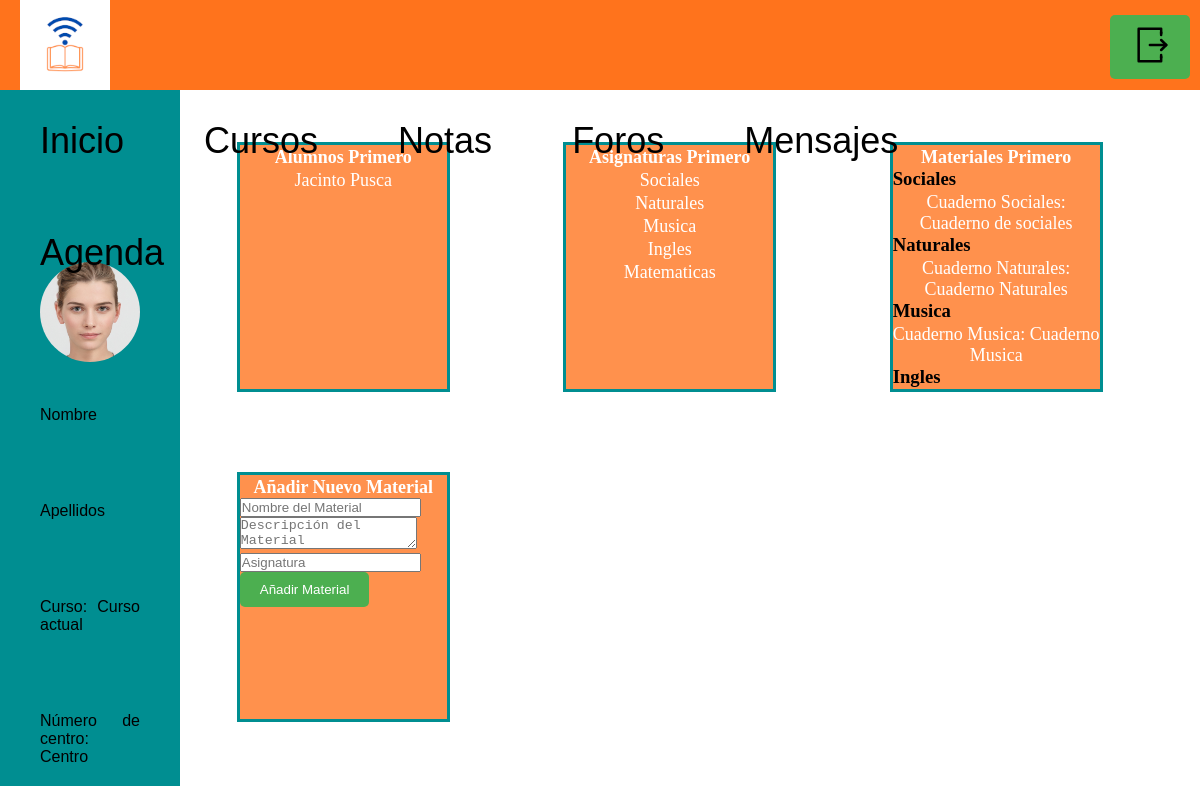
Before: /profesor/gestionCursos1.php with the older database file.
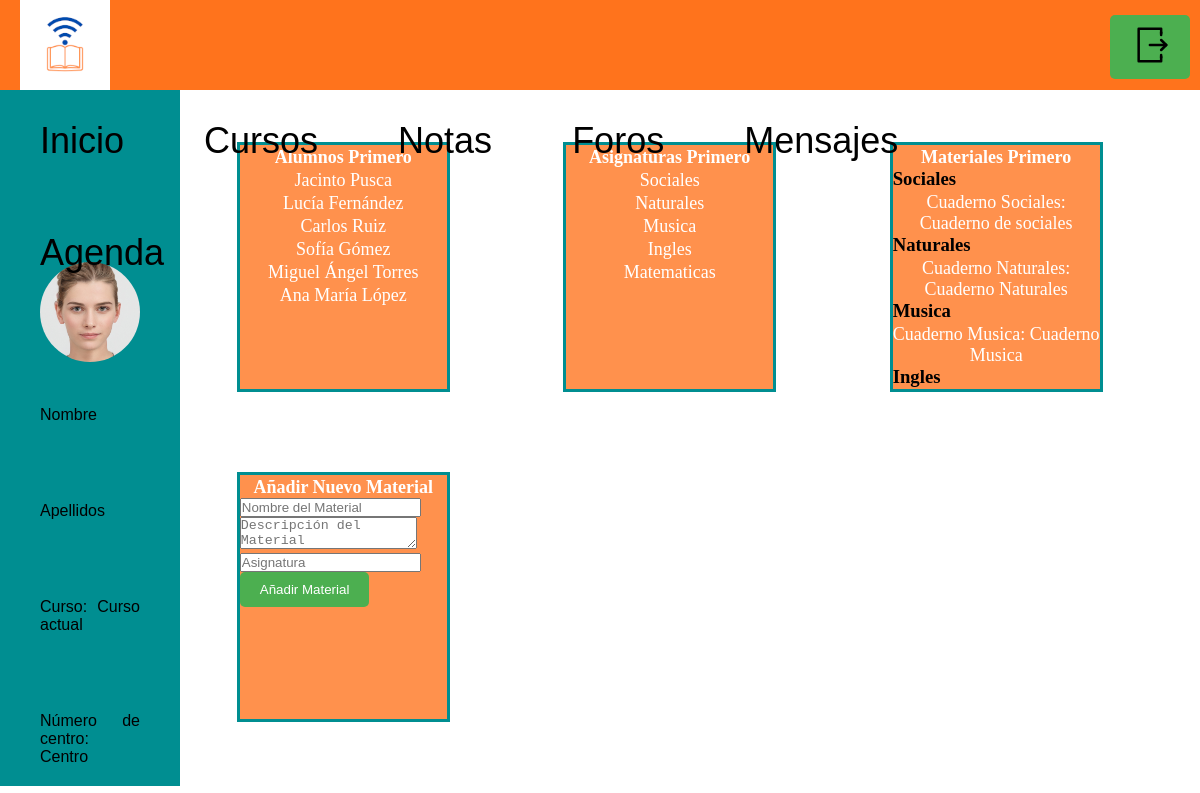
After: the same page with the newer database file.
### tables this page shows
CREATE TABLE IF NOT EXISTS `usuario` (
  `idUsuario` int(11) NOT NULL AUTO_INCREMENT,
  `Nombre` varchar(45) DEFAULT NULL,
  `Apellidos` varchar(45) DEFAULT NULL,
  `contrasena` varchar(45) DEFAULT NULL,
  `tipo` varchar(45) DEFAULT NULL,
  `id_centro` int(11) DEFAULT NULL,
  `cursoActual` varchar(15) NOT NULL,
  PRIMARY KEY (`idUsuario`)
);

CREATE TABLE IF NOT EXISTS `asignatura` (
  `idAsignatura` int(11) NOT NULL AUTO_INCREMENT,
  `Nombre` varchar(45) DEFAULT NULL,
  `Descripcion` varchar(100) DEFAULT NULL,
  `Id_centro` int(11) DEFAULT NULL,
  `Material_idMaterial` int(11) NOT NULL,
  `Nota_idNota` int(11) NOT NULL,
  `Curso` varchar(15) NOT NULL,
  PRIMARY KEY (`idAsignatura`,`Nota_idNota`),
  KEY `fk_Asignatura_Material1_idx` (`Material_idMaterial`),
  KEY `fk_Asignatura_Nota1_idx` (`Nota_idNota`)
);

CREATE TABLE IF NOT EXISTS `material` (
  `idMaterial` int(11) NOT NULL AUTO_INCREMENT,
  `nombre` varchar(45) DEFAULT NULL,
  `descripcion` varchar(45) DEFAULT NULL,
  `fecha_creacion` date DEFAULT NULL,
  `id_profesor` int(11) DEFAULT NULL,
  `idAsignatura` int(11) DEFAULT NULL,
  PRIMARY KEY (`idMaterial`)
);

### profesor/gestionCursos.php (called while the page is built, shortened)
<?php
include_once("../back/connection.php");
function obtenerAlumnosPorCurso($curso) {
    global $con;
    $query = "SELECT Nombre, Apellidos FROM usuario WHERE tipo = 'alumno' AND cursoActual = '$curso'";
    return mysqli_query($con, $query);
}
function obtenerAsignaturasPorCurso($curso) {
    global $con;
    $query = "SELECT Nombre FROM asignatura WHERE Curso = '$curso'";
    return mysqli_query($con, $query);
}
function obtenerMaterialesPorAsignatura($asignatura) {
    global $con;
    $query = "SELECT m.nombre, m.descripcion FROM material m INNER JOIN asignatura a ON m.idAsignatura = a.idAsignatura WHERE a.Nombre = '$asignatura'";
    return mysqli_query($con, $query);
}
?>

### profesor/gestionCursos1.php (the view, shortened to what this page needs)
<?php
include 'gestionCursos.php';
$alumnos = obtenerAlumnosPorCurso("Primero");
$asignaturas = obtenerAsignaturasPorCurso("Primero");
$materialesPorAsignatura = [];
foreach ($asignaturas as $asignatura) {
    $materiales = obtenerMaterialesPorAsignatura($asignatura['Nombre']);
    $materialesPorAsignatura[$asignatura['Nombre']] = $materiales;
}
?>
<!DOCTYPE html>
<html lang="en">
<head>
    <link rel="stylesheet" href="../CSS/stylesres.css">
</head>
<body>
    <div class="contenedor">
        <div class="colDatosPersonales">
        <img class="fotoPersonal" src="../Media/cara_generica.jpg" alt="Foto personal">
<p id="nombre">Nombre</p>
<br>
<p id="apellidos">Apellidos</p>
<br>
<p>Curso: <span id="cursoActual">Curso actual</span></p>
<br>
<p>Número de centro: <span id="centro">Centro</span></p>
        </div>
        <div class="colContenido">
        <section class="panel">
        <h1 class="textoal">Alumnos Primero</h1>
    <ul >
        <?php foreach ($alumnos as $alumno): ?>
            <li class="textoal"><?php echo htmlspecialchars($alumno['Nombre']) . " " . htmlspecialchars($alumno['Apellidos']); ?></li>
        <?php endforeach; ?>
    </ul>
    </section>
    <section class="panel">
    <h1 class="textoal">Asignaturas Primero</h1>
    <ul >
        <?php foreach ($asignaturas as $asignatura): ?>
            <li class="textoal"><?php echo htmlspecialchars($asignatura['Nombre']); ?></li>
        <?php endforeach; ?>
    </ul>
    </section>
    <section class="panel">
    <h1 class="textoal">Materiales Primero</h1>
    <?php foreach ($materialesPorAsignatura as $asignatura => $materiales): ?>
        <h3><?php echo htmlspecialchars($asignatura); ?></h3>
        <ul >
            <?php foreach ($materiales as $material): ?>
                <li class="textoal"><?php echo htmlspecialchars($material['nombre']) . ": " . htmlspecialchars($material['descripcion']); ?></li>
            <?php endforeach; ?>
        </ul>
    <?php endforeach; ?>
    </section>
    <section class="panel">
        <h1 class="textoal">Añadir Nuevo Material</h1>
        <form action="gestionCursos.php" method="post">
            <input type="text" name="nombre"  placeholder="Nombre del Material">
            <textarea name="descripcion" placeholder="Descripción del Material"></textarea>
            <input type="text" name="asignatura" placeholder="Asignatura">
            <button type="submit">Añadir Material</button>
        </form>
    </section>
        </div>
    </div>
</body>
</html>

Changed rows visible on the page:
added usuario: Nombre "Lucía", Apellidos "Fernández"
added usuario: Nombre "Carlos", Apellidos "Ruiz"
added usuario: Nombre "Sofía", Apellidos "Gómez"
added usuario: Nombre "Miguel Ángel", Apellidos "Torres"
added usuario: Nombre "Ana María", Apellidos "López"
